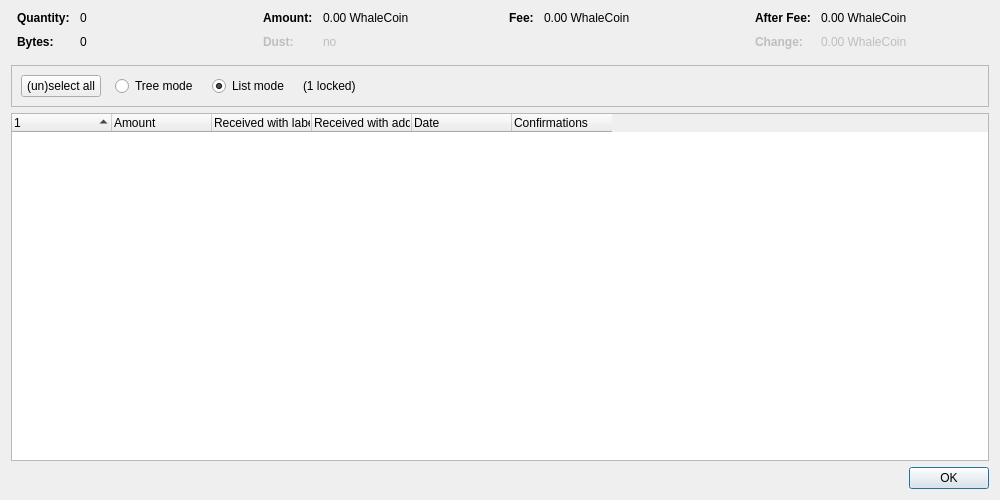
<?xml version="1.0" encoding="UTF-8"?>
<ui version="4.0">
 <class>CoinControlDialog</class>
 <widget class="QDialog" name="CoinControlDialog">
  <property name="geometry">
   <rect>
    <x>0</x>
    <y>0</y>
    <width>1000</width>
    <height>500</height>
   </rect>
  </property>
  <property name="windowTitle">
   <string>Coin Selection</string>
  </property>
  <layout class="QVBoxLayout" name="verticalLayout">
   <item>
    <layout class="QHBoxLayout" name="horizontalLayoutTop" stretch="0,0,0,0">
     <property name="topMargin">
      <number>0</number>
     </property>
     <property name="bottomMargin">
      <number>10</number>
     </property>
     <item>
      <layout class="QFormLayout" name="formLayoutCoinControl1">
       <property name="horizontalSpacing">
        <number>10</number>
       </property>
       <property name="verticalSpacing">
        <number>10</number>
       </property>
       <property name="leftMargin">
        <number>6</number>
       </property>
       <property name="rightMargin">
        <number>6</number>
       </property>
       <item row="0" column="0">
        <widget class="QLabel" name="labelCoinControlQuantityText">
         <property name="font">
          <font>
           <weight>75</weight>
           <bold>true</bold>
          </font>
         </property>
         <property name="text">
          <string>Quantity:</string>
         </property>
        </widget>
       </item>
       <item row="0" column="1">
        <widget class="QLabel" name="labelCoinControlQuantity">
         <property name="cursor">
          <cursorShape>IBeamCursor</cursorShape>
         </property>
         <property name="contextMenuPolicy">
          <enum>Qt::ActionsContextMenu</enum>
         </property>
         <property name="text">
          <string notr="true">0</string>
         </property>
         <property name="textInteractionFlags">
          <set>Qt::LinksAccessibleByMouse|Qt::TextSelectableByKeyboard|Qt::TextSelectableByMouse</set>
         </property>
        </widget>
       </item>
       <item row="1" column="0">
        <widget class="QLabel" name="labelCoinControlBytesText">
         <property name="font">
          <font>
           <weight>75</weight>
           <bold>true</bold>
          </font>
         </property>
         <property name="text">
          <string>Bytes:</string>
         </property>
        </widget>
       </item>
       <item row="1" column="1">
        <widget class="QLabel" name="labelCoinControlBytes">
         <property name="cursor">
          <cursorShape>IBeamCursor</cursorShape>
         </property>
         <property name="contextMenuPolicy">
          <enum>Qt::ActionsContextMenu</enum>
         </property>
         <property name="text">
          <string notr="true">0</string>
         </property>
         <property name="textInteractionFlags">
          <set>Qt::LinksAccessibleByMouse|Qt::TextSelectableByKeyboard|Qt::TextSelectableByMouse</set>
         </property>
        </widget>
       </item>
      </layout>
     </item>
     <item>
      <layout class="QFormLayout" name="formLayoutCoinControl2">
       <property name="horizontalSpacing">
        <number>10</number>
       </property>
       <property name="verticalSpacing">
        <number>10</number>
       </property>
       <property name="leftMargin">
        <number>6</number>
       </property>
       <property name="rightMargin">
        <number>6</number>
       </property>
       <item row="0" column="0">
        <widget class="QLabel" name="labelCoinControlAmountText">
         <property name="font">
          <font>
           <weight>75</weight>
           <bold>true</bold>
          </font>
         </property>
         <property name="text">
          <string>Amount:</string>
         </property>
        </widget>
       </item>
       <item row="0" column="1">
        <widget class="QLabel" name="labelCoinControlAmount">
         <property name="cursor">
          <cursorShape>IBeamCursor</cursorShape>
         </property>
         <property name="contextMenuPolicy">
          <enum>Qt::ActionsContextMenu</enum>
         </property>
         <property name="text">
          <string notr="true">0.00 WhaleCoin</string>
         </property>
         <property name="textInteractionFlags">
          <set>Qt::LinksAccessibleByMouse|Qt::TextSelectableByKeyboard|Qt::TextSelectableByMouse</set>
         </property>
        </widget>
       </item>
       <item row="1" column="0">
        <widget class="QLabel" name="labelCoinControlLowOutputText">
         <property name="enabled">
          <bool>false</bool>
         </property>
         <property name="font">
          <font>
           <weight>75</weight>
           <bold>true</bold>
          </font>
         </property>
         <property name="text">
          <string>Dust:</string>
         </property>
        </widget>
       </item>
       <item row="1" column="1">
        <widget class="QLabel" name="labelCoinControlLowOutput">
         <property name="enabled">
          <bool>false</bool>
         </property>
         <property name="cursor">
          <cursorShape>IBeamCursor</cursorShape>
         </property>
         <property name="contextMenuPolicy">
          <enum>Qt::ActionsContextMenu</enum>
         </property>
         <property name="text">
          <string notr="true">no</string>
         </property>
         <property name="textInteractionFlags">
          <set>Qt::LinksAccessibleByMouse|Qt::TextSelectableByKeyboard|Qt::TextSelectableByMouse</set>
         </property>
        </widget>
       </item>
      </layout>
     </item>
     <item>
      <layout class="QFormLayout" name="formLayoutCoinControl3">
       <property name="horizontalSpacing">
        <number>10</number>
       </property>
       <property name="verticalSpacing">
        <number>10</number>
       </property>
       <property name="leftMargin">
        <number>6</number>
       </property>
       <property name="rightMargin">
        <number>6</number>
       </property>
       <item row="0" column="0">
        <widget class="QLabel" name="labelCoinControlFeeText">
         <property name="font">
          <font>
           <weight>75</weight>
           <bold>true</bold>
          </font>
         </property>
         <property name="text">
          <string>Fee:</string>
         </property>
        </widget>
       </item>
       <item row="0" column="1">
        <widget class="QLabel" name="labelCoinControlFee">
         <property name="cursor">
          <cursorShape>IBeamCursor</cursorShape>
         </property>
         <property name="contextMenuPolicy">
          <enum>Qt::ActionsContextMenu</enum>
         </property>
         <property name="text">
          <string notr="true">0.00 WhaleCoin</string>
         </property>
         <property name="textInteractionFlags">
          <set>Qt::LinksAccessibleByMouse|Qt::TextSelectableByKeyboard|Qt::TextSelectableByMouse</set>
         </property>
        </widget>
       </item>
      </layout>
     </item>
     <item>
      <layout class="QFormLayout" name="formLayoutCoinControl4">
       <property name="horizontalSpacing">
        <number>10</number>
       </property>
       <property name="verticalSpacing">
        <number>10</number>
       </property>
       <property name="leftMargin">
        <number>6</number>
       </property>
       <property name="rightMargin">
        <number>6</number>
       </property>
       <item row="0" column="0">
        <widget class="QLabel" name="labelCoinControlAfterFeeText">
         <property name="font">
          <font>
           <weight>75</weight>
           <bold>true</bold>
          </font>
         </property>
         <property name="text">
          <string>After Fee:</string>
         </property>
        </widget>
       </item>
       <item row="0" column="1">
        <widget class="QLabel" name="labelCoinControlAfterFee">
         <property name="cursor">
          <cursorShape>IBeamCursor</cursorShape>
         </property>
         <property name="contextMenuPolicy">
          <enum>Qt::ActionsContextMenu</enum>
         </property>
         <property name="text">
          <string notr="true">0.00 WhaleCoin</string>
         </property>
         <property name="textInteractionFlags">
          <set>Qt::LinksAccessibleByMouse|Qt::TextSelectableByKeyboard|Qt::TextSelectableByMouse</set>
         </property>
        </widget>
       </item>
       <item row="1" column="0">
        <widget class="QLabel" name="labelCoinControlChangeText">
         <property name="enabled">
          <bool>false</bool>
         </property>
         <property name="font">
          <font>
           <weight>75</weight>
           <bold>true</bold>
          </font>
         </property>
         <property name="text">
          <string>Change:</string>
         </property>
        </widget>
       </item>
       <item row="1" column="1">
        <widget class="QLabel" name="labelCoinControlChange">
         <property name="enabled">
          <bool>false</bool>
         </property>
         <property name="cursor">
          <cursorShape>IBeamCursor</cursorShape>
         </property>
         <property name="contextMenuPolicy">
          <enum>Qt::ActionsContextMenu</enum>
         </property>
         <property name="text">
          <string notr="true">0.00 WhaleCoin</string>
         </property>
         <property name="textInteractionFlags">
          <set>Qt::LinksAccessibleByMouse|Qt::TextSelectableByKeyboard|Qt::TextSelectableByMouse</set>
         </property>
        </widget>
       </item>
      </layout>
     </item>
    </layout>
   </item>
   <item>
    <widget class="QFrame" name="frame">
     <property name="minimumSize">
      <size>
       <width>0</width>
       <height>40</height>
      </size>
     </property>
     <property name="frameShape">
      <enum>QFrame::StyledPanel</enum>
     </property>
     <property name="frameShadow">
      <enum>QFrame::Sunken</enum>
     </property>
     <layout class="QHBoxLayout" name="horizontalLayout">
      <item>
       <layout class="QHBoxLayout" name="horizontalLayoutPanel" stretch="0,0,0,0,0">
        <property name="spacing">
         <number>14</number>
        </property>
        <item>
         <widget class="QPushButton" name="pushButtonSelectAll">
          <property name="sizePolicy">
           <sizepolicy hsizetype="Maximum" vsizetype="Fixed">
            <horstretch>0</horstretch>
            <verstretch>0</verstretch>
           </sizepolicy>
          </property>
          <property name="text">
           <string>(un)select all</string>
          </property>
          <property name="autoDefault">
           <bool>false</bool>
          </property>
         </widget>
        </item>
        <item>
         <widget class="QRadioButton" name="radioTreeMode">
          <property name="sizePolicy">
           <sizepolicy hsizetype="Maximum" vsizetype="Fixed">
            <horstretch>0</horstretch>
            <verstretch>0</verstretch>
           </sizepolicy>
          </property>
          <property name="text">
           <string>Tree mode</string>
          </property>
         </widget>
        </item>
        <item>
         <widget class="QRadioButton" name="radioListMode">
          <property name="sizePolicy">
           <sizepolicy hsizetype="Maximum" vsizetype="Fixed">
            <horstretch>0</horstretch>
            <verstretch>0</verstretch>
           </sizepolicy>
          </property>
          <property name="text">
           <string>List mode</string>
          </property>
          <property name="checked">
           <bool>true</bool>
          </property>
         </widget>
        </item>
        <item>
         <widget class="QLabel" name="labelLocked">
          <property name="text">
           <string notr="true">(1 locked)</string>
          </property>
         </widget>
        </item>
        <item>
         <spacer name="horizontalSpacer">
          <property name="orientation">
           <enum>Qt::Horizontal</enum>
          </property>
          <property name="sizeHint" stdset="0">
           <size>
            <width>40</width>
            <height>20</height>
           </size>
          </property>
         </spacer>
        </item>
       </layout>
      </item>
     </layout>
    </widget>
   </item>
   <item>
    <widget class="CoinControlTreeWidget" name="treeWidget">
     <property name="contextMenuPolicy">
      <enum>Qt::CustomContextMenu</enum>
     </property>
     <property name="sortingEnabled">
      <bool>false</bool>
     </property>
     <property name="columnCount">
      <number>6</number>
     </property>
     <attribute name="headerShowSortIndicator" stdset="0">
      <bool>true</bool>
     </attribute>
     <attribute name="headerStretchLastSection">
      <bool>false</bool>
     </attribute>
     <column>
      <property name="text">
       <string/>
      </property>
     </column>
     <column>
      <property name="text">
       <string>Amount</string>
      </property>
     </column>
     <column>
      <property name="text">
       <string>Received with label</string>
      </property>
     </column>
     <column>
      <property name="text">
       <string>Received with address</string>
      </property>
     </column>
     <column>
      <property name="text">
       <string>Date</string>
      </property>
     </column>
     <column>
      <property name="text">
       <string>Confirmations</string>
      </property>
      <property name="toolTip">
       <string>Confirmed</string>
      </property>
     </column>
     <column>
      <property name="text">
       <string/>
      </property>
     </column>
     <column>
      <property name="text">
       <string/>
      </property>
     </column>
     <column>
      <property name="text">
       <string/>
      </property>
     </column>
     <column>
      <property name="text">
       <string/>
      </property>
     </column>
    </widget>
   </item>
   <item>
    <widget class="QDialogButtonBox" name="buttonBox">
     <property name="orientation">
      <enum>Qt::Horizontal</enum>
     </property>
     <property name="standardButtons">
      <set>QDialogButtonBox::Ok</set>
     </property>
    </widget>
   </item>
  </layout>
 </widget>
 <customwidgets>
  <customwidget>
   <class>CoinControlTreeWidget</class>
   <extends>QTreeWidget</extends>
   <header>qt/coincontroltreewidget.h</header>
  </customwidget>
 </customwidgets>
 <resources/>
 <connections/>
</ui>
